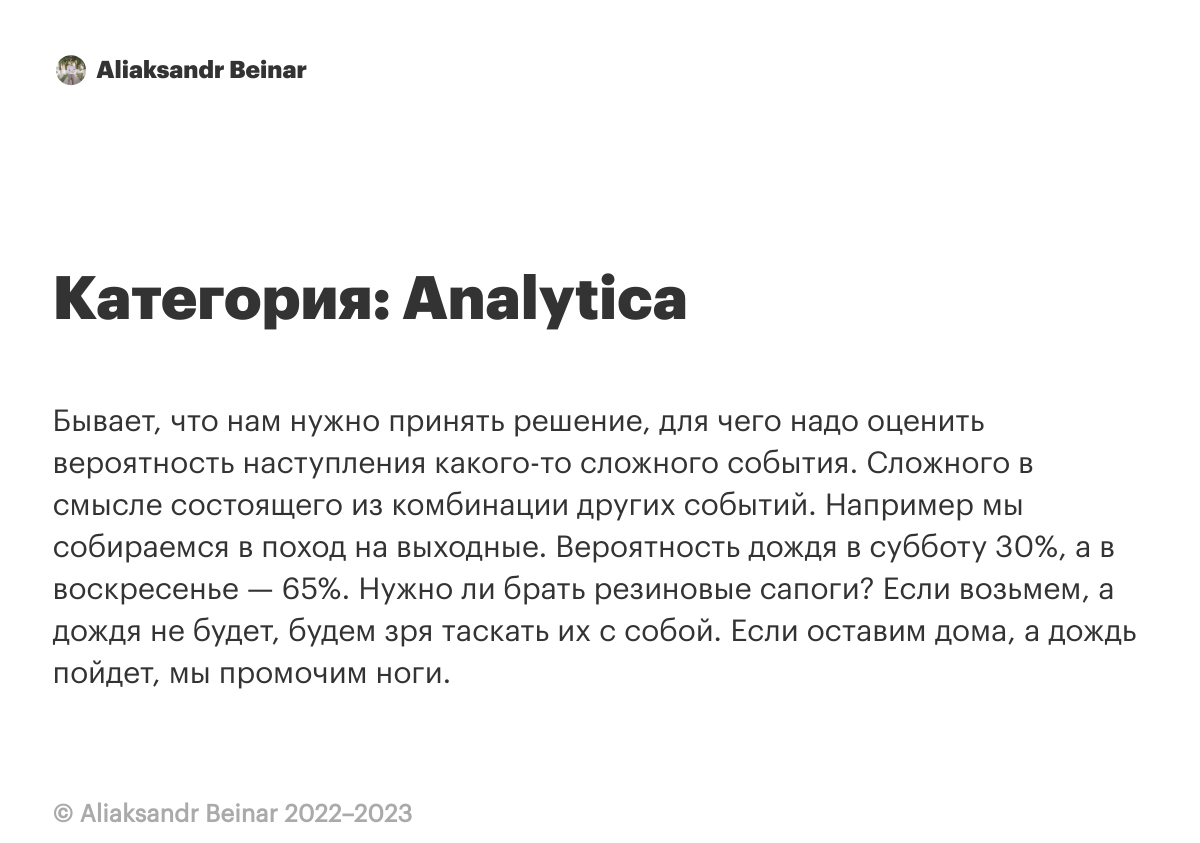
The page /blog/category/Analytica/ on the database its author committed.
### blog/models.py (models this page shows, shortened)
class Article(models.Model):
    title = models.CharField(max_length=250)
    full_text = models.TextField()
    summary = models.TextField()
    category = models.CharField(max_length=250)
    pubdate = models.DateTimeField()
    slug = models.CharField(max_length=250, unique=True)
    og_image = models.ImageField(upload_to='images', null=True)
    def get_absolute_url(self):
        return reverse('article_page', kwargs={'slug': self.slug})
    def get_category_url(self):
        return reverse('category_page', kwargs={'category': self.category})

### blog/views.py (the view)
# urls.py: path('blog/category/<slug:category>/', category_page, name='category_page'),
def category_page(request, category):
    articles = Article.objects.filter(category=category)
    context = global_context | {'articles': articles, 'category': category}
    return render(request, 'category_page.html', context)

### blog/templates/category_page.html (shortened to what this page needs)
{% extends 'base.html' %}
{% load static %}
{% block page_header %}
    <a href = "{% url 'home_page' %}">
        <img src="{% static 'img/avatar.jpg' %}" />
        <span class="author-name">{{ author_name }}</span>
    </a>
{% endblock %}
{% block content %}
    <div class="row">
        <div class="col-md-12 col-sm-16">
            <div class="article-list">
                <h1>Категория: {{ category }}</h1>
                    {% for article in articles %}
                        <div class="article">
                        <div class="article-text">{{ article.summary }}</div>
                        </div>
                    {% endfor %}
            </div>
        </div>
    </div>
{% endblock %}

### blog/static/blog/style.css (style rules this page uses)
html { position: relative; min-height: 100%; font-size: 18px; }
body { color: #333; font-family: graphik-regular, Arial, Helvetica, sans-serif; margin-bottom: 60px; line-height: 1.4rem; }
h1, h2, h3 { font-family: graphik-black, Arial, Helvetica, sans-serif; line-height: 1.7rem; }
h1 { font-size: 2em; }
.avatar-top a { text-decoration: none; color: #333 }
.avatar-top img { width: 32px; margin-right: .2em; clip-path: circle(15px at center); margin-top: -3px; }
.article { margin-bottom: 3em; }
@media all and (min-device-width:569px) and (max-device-width: 960px) { html { font-size: 30px; } }

### rows shown on the page
Article: category "Analytica", summary "Бывает, что нам нужно принять решение, для чего надо оценить вероятность наступления какого-то сложного события. Сложного в смысле состоящего из комбинации других событий. Например мы собираемся в поход на выходные. Вероятность дождя в субботу 30%, а в воскресенье — 65%. Нужно ли брать резиновые сапоги? Если возьмем, а дождя не будет, будем зря таскать их с собой. Если оставим дома, а дождь пойдет, мы промочим ноги."

### other values the page prints
{{ author_name }} "Aliaksandr Beinar"
